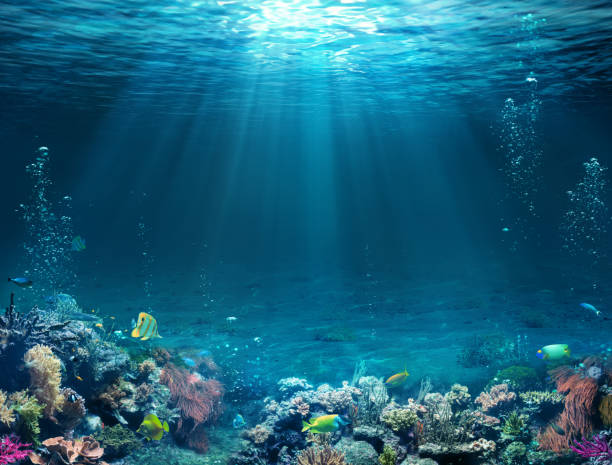
#> input picture test.jpg, 612 x 465 px
$ python main.py --input test.jpg
#> lines starting #> are read from the running program, lines starting #| are printed output that depends on the picture
#> in process_image, original is the input picture: shape (465, 612, 3); mean B, G, R 124.2, 98, 25.2
#| Image size: 612x465
#|   Mean: 79.20
#|   Std: 43.50
#|   Min: 1, Max: 255
#|   Contrast: 0.549
### underwater_preprocessing.py
"""Underwater image enhancement using CLAHE in LAB color space"""

import cv2
import numpy as np


# [18 lines left out: function apply_gray_world_white_balance, not called in this run]


def preprocess_underwater_image(image):
    # Split into Blue, Green, Red
    b, g, r = cv2.split(image)
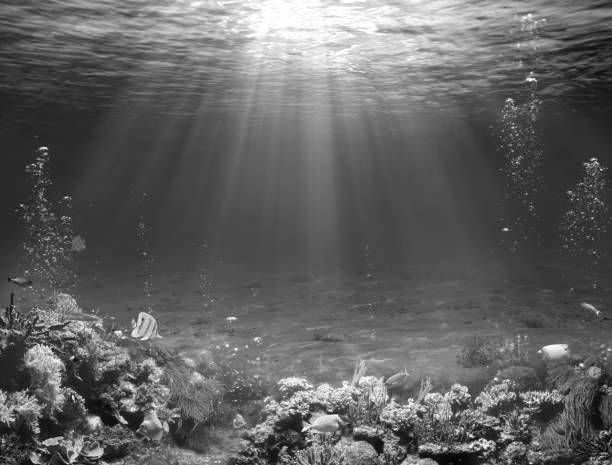
#> g: shape (465, 612); min 0, max 255, mean 98
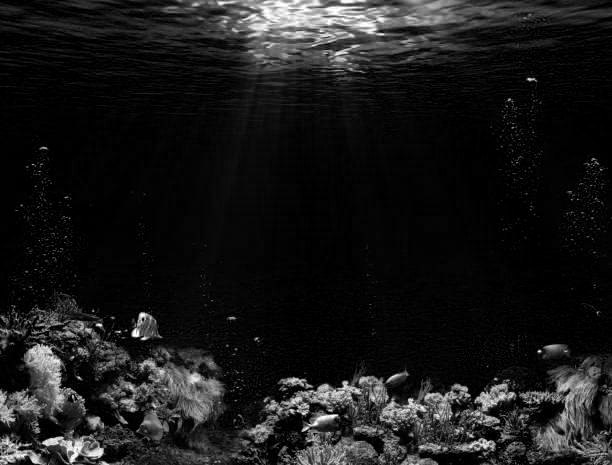
#> r: shape (465, 612); min 0, max 255, mean 25.2

    # decrease blue channel intensity to reduce blue cast

    # === STEP 1: PHYSICS-BASED RED CHANNEL COMPENSATION ===
    # Instead of multiplying everything by a huge number (which makes pink noise),
    # we use the Green channel to "guess" where the Red should be.
    # Formula: New_Red = Red + (Green - Red) * (1 - Red) * Green
    # This only boosts Red where Green is present (the coral), ignoring the background.

    # Work in float to prevent overflow
    r_f = r.astype(float) / 255.0
    g_f = g.astype(float) / 255.0

    # The Ancuti Formula for red compensation
    # We add red signal based on the difference between G and R
    compensated_r = r_f + (g_f - r_f) * (1.0 - r_f) * g_f
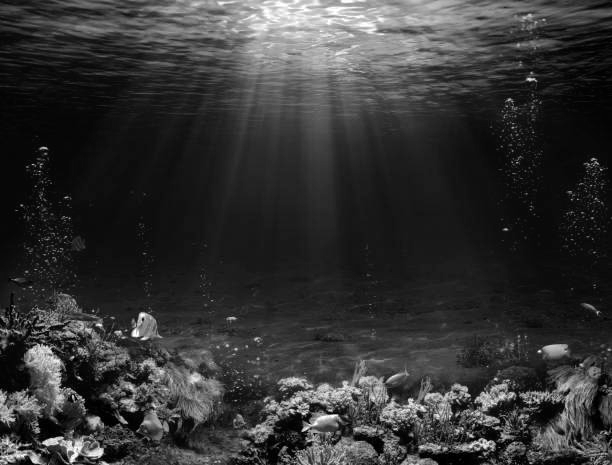
#> compensated_r: shape (465, 612) float64; min 1.54e-05, max 1, mean 0.207

    # Convert back to uint8
    r_new = np.clip(compensated_r * 255, 0, 255).astype(np.uint8)

    # Re-merge with the new Red channel
    image_compensated = cv2.merge([b, g, r_new])
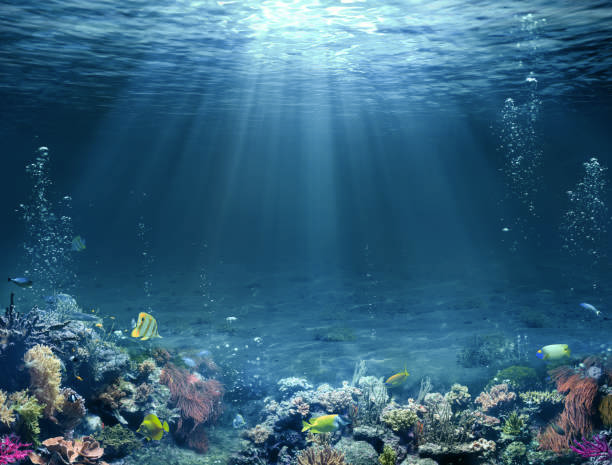
#> image_compensated: shape (465, 612, 3); mean B, G, R 124.2, 98, 52.3

    # === STEP 2: GRAY WORLD WHITE BALANCE (With Clamping) ===
    # Now that we have a decent Red channel, we balance the colors safely.
    result = cv2.cvtColor(image_compensated, cv2.COLOR_BGR2LAB)
#> result: shape (465, 612, 3); mean of channels 0, 1, 2 99.5, 122.1, 108.6
    avg_a = np.average(result[:, :, 1])
#> avg_a = 122.1
    avg_b = np.average(result[:, :, 2])
#> avg_b = 108.6

    # Shift the A and B channels towards 128 (Neutral Gray)
    # But limit the shift to avoid over-correction
    result[:, :, 1] = result[:, :, 1] - ((avg_a - 128) * (result[:, :, 0] / 255.0) * 1.2)
#> result: shape (465, 612, 3); mean of channels 0, 1, 2 99.5, 124.4, 108.6
    result[:, :, 2] = result[:, :, 2] - ((avg_b - 128) * (result[:, :, 0] / 255.0) * 1.2)
#> result: shape (465, 612, 3); mean of channels 0, 1, 2 99.5, 124.4, 117.2

    # === STEP 3: CLAHE (Luminance Only) ===
    # Fix the contrast in the L channel
    l, a, b_lab = cv2.split(result)
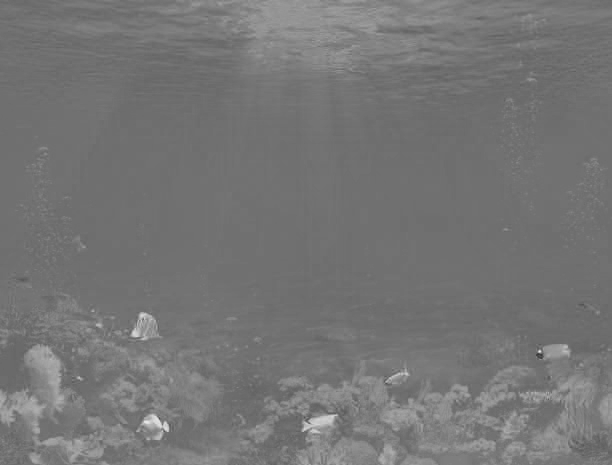
#> b_lab: shape (465, 612); min 55, max 232, mean 117.2

    # Clip Limit 2.0 is safer. 3.0 might be too gritty.
    clahe = cv2.createCLAHE(clipLimit=0.5, tileGridSize=(8,8))
    l = clahe.apply(l)

    # Merge and convert back
    final_lab = cv2.merge((l, a, b_lab))
#> final_lab: shape (465, 612, 3); mean of channels 0, 1, 2 101.2, 124.4, 117.2
    final = cv2.cvtColor(final_lab, cv2.COLOR_LAB2BGR)
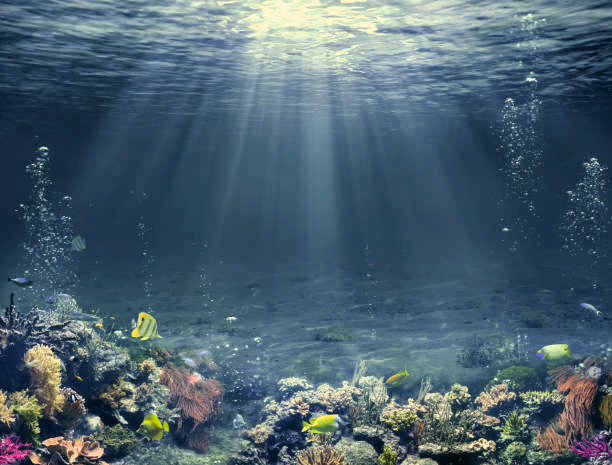
#> final: shape (465, 612, 3); mean B, G, R 111.5, 97.8, 75.4
#|   Mean: 92.67
#|   Std: 46.94
#|   Min: 3, Max: 249
#|   Contrast: 0.507

    return final

def visualize_preprocessing_comparison(original, enhanced, window_name="Preprocessing"):
    """Create side-by-side comparison of original and enhanced images"""
#> called with window_name = 'Preprocessing'
    h, w = original.shape[:2]
#> h = 465; w = 612
    comparison = np.hstack([original, enhanced])

    font = cv2.FONT_HERSHEY_SIMPLEX
    cv2.putText(comparison, "Original", (10, 30), font, 1, (0, 255, 0), 2)
    cv2.putText(comparison, "Enhanced (CLAHE)", (w + 10, 30), font, 1, (0, 255, 0), 2)
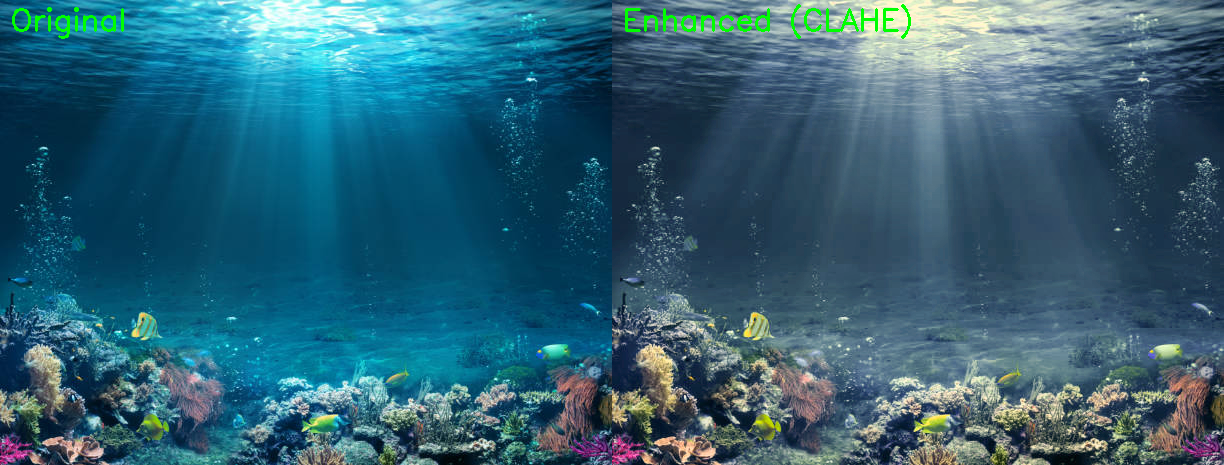
#> comparison: shape (465, 1224, 3); mean B, G, R 117, 98.4, 49.7

    return comparison


def get_image_statistics(image, name="Image"):
    """Calculate and print image statistics"""
    gray = cv2.cvtColor(image, cv2.COLOR_BGR2GRAY)

    print(f"\n{name} Statistics:")
    print(f"  Mean: {np.mean(gray):.2f}")
    print(f"  Std: {np.std(gray):.2f}")
    print(f"  Min: {np.min(gray)}, Max: {np.max(gray)}")
    print(f"  Contrast: {np.std(gray)/np.mean(gray):.3f}")

### main.py
"""
Underwater Image Enhancement Pipeline
Author: Computer Vision Engineer
Project: Underwater Image Preprocessing & CLAHE Enhancement

This script demonstrates underwater image enhancement using CLAHE
(Contrast Limited Adaptive Histogram Equalization) in LAB color space.

Usage:
    python main.py --input path/to/image.jpg
    python main.py --input path/to/image.jpg --save-output
    python main.py --input path/to/image.jpg --save-output --output-dir results/
"""

import cv2
import argparse
import os
from underwater_preprocessing import (
    preprocess_underwater_image,
    visualize_preprocessing_comparison,
    get_image_statistics
)


def process_image(image_path, save_output=False, output_dir='output'):
    """
    Complete preprocessing pipeline for underwater image.

    Args:
        image_path: Path to input underwater image
        save_output: Save images to disk instead of displaying (useful for WSL/headless)
        output_dir: Directory to save output images
    """
    # Load image
    print(f"\nProcessing: {image_path}")
    original = cv2.imread(image_path)

    if original is None:
        print(f"Error: Could not load image from {image_path}")
        return

    print(f"Image size: {original.shape[1]}x{original.shape[0]}")

    # Analyze original image statistics
    get_image_statistics(original, "Original")

    # Apply CLAHE enhancement
    enhanced = preprocess_underwater_image(original)

    # Analyze enhanced image statistics
    get_image_statistics(enhanced, "Enhanced")

    if save_output:
        # Create output directory
        os.makedirs(output_dir, exist_ok=True)

        # Get base filename
        base_name = os.path.splitext(os.path.basename(image_path))[0]

        # Save comparison
        comparison = visualize_preprocessing_comparison(original, enhanced)
        comparison_path = os.path.join(output_dir, f"{base_name}_comparison.jpg")
        cv2.imwrite(comparison_path, comparison)
        print(f"\n✓ Saved comparison: {comparison_path}")

        # Save individual images
        original_path = os.path.join(output_dir, f"{base_name}_original.jpg")
        enhanced_path = os.path.join(output_dir, f"{base_name}_enhanced.jpg")
        cv2.imwrite(original_path, original)
        cv2.imwrite(enhanced_path, enhanced)
        print(f"✓ Saved original: {original_path}")
        print(f"✓ Saved enhanced: {enhanced_path}")

        print(f"\n✓ Processing complete! All images saved to '{output_dir}/' directory")
    else:
        # Display results
        comparison = visualize_preprocessing_comparison(original, enhanced)
        cv2.imshow("Underwater Image Enhancement (CLAHE)", comparison)

        print("\n✓ Processing complete! Press any key to close window...")
        cv2.waitKey(0)
        cv2.destroyAllWindows()


def main():
    """Main entry point for the pipeline."""
    parser = argparse.ArgumentParser(
        description="Underwater Image Enhancement using CLAHE in LAB Color Space"
    )
    parser.add_argument(
        '--input',
        type=str,
        required=True,
        help='Path to input underwater image'
    )
    parser.add_argument(
        '--save-output',
        action='store_true',
        help='Save output images to disk instead of displaying (useful for WSL/headless)'
    )
    parser.add_argument(
        '--output-dir',
        type=str,
        default='output',
        help='Directory to save output images (default: output/)'
    )

    args = parser.parse_args()

    # Process image
    process_image(args.input, save_output=args.save_output, output_dir=args.output_dir)


if __name__ == "__main__":
    main()
